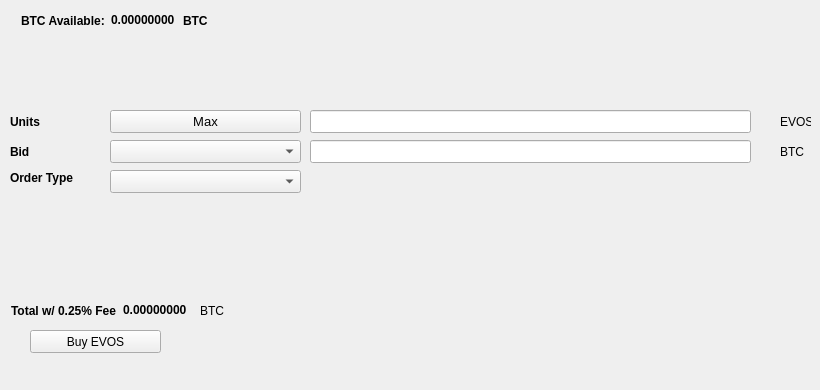
   <widget class="QWidget" name="BuyTab">
    <attribute name="title">
     <string>Buy</string>
    </attribute>
    <widget class="QPushButton" name="BuyEVOS">
     <property name="geometry">
      <rect>
       <x>30</x>
       <y>330</y>
       <width>131</width>
       <height>23</height>
      </rect>
     </property>
     <property name="text">
      <string>Buy EVOS</string>
     </property>
     <property name="icon">
      <iconset resource="../evos.qrc">
       <normaloff>:/icons/bitcoin</normaloff>:/icons/bitcoin</iconset>
     </property>
    </widget>
    <widget class="QLabel" name="label_3">
     <property name="geometry">
      <rect>
       <x>10</x>
       <y>110</y>
       <width>46</width>
       <height>23</height>
      </rect>
     </property>
     <property name="font">
      <font>
       <weight>75</weight>
       <bold>true</bold>
      </font>
     </property>
     <property name="text">
      <string>Units</string>
     </property>
    </widget>
    <widget class="QLineEdit" name="UnitsInput">
     <property name="geometry">
      <rect>
       <x>310</x>
       <y>110</y>
       <width>441</width>
       <height>23</height>
      </rect>
     </property>
     <property name="font">
      <font>
       <pointsize>9</pointsize>
       <weight>75</weight>
       <bold>true</bold>
      </font>
     </property>
    </widget>
    <widget class="QLineEdit" name="BuyBidPriceEdit">
     <property name="geometry">
      <rect>
       <x>310</x>
       <y>140</y>
       <width>441</width>
       <height>23</height>
      </rect>
     </property>
     <property name="font">
      <font>
       <pointsize>9</pointsize>
       <weight>75</weight>
       <bold>true</bold>
      </font>
     </property>
    </widget>
    <widget class="QLabel" name="label_4">
     <property name="geometry">
      <rect>
       <x>780</x>
       <y>110</y>
       <width>31</width>
       <height>23</height>
      </rect>
     </property>
     <property name="text">
      <string>EVOS</string>
     </property>
    </widget>
    <widget class="QLabel" name="label_5">
     <property name="geometry">
      <rect>
       <x>780</x>
       <y>140</y>
       <width>31</width>
       <height>23</height>
      </rect>
     </property>
     <property name="text">
      <string>BTC</string>
     </property>
    </widget>
    <widget class="QLabel" name="label_6">
     <property name="geometry">
      <rect>
       <x>10</x>
       <y>140</y>
       <width>46</width>
       <height>23</height>
      </rect>
     </property>
     <property name="font">
      <font>
       <weight>75</weight>
       <bold>true</bold>
      </font>
     </property>
     <property name="text">
      <string>Bid</string>
     </property>
    </widget>
    <widget class="QLabel" name="label_7">
     <property name="geometry">
      <rect>
       <x>10</x>
       <y>170</y>
       <width>91</width>
       <height>16</height>
      </rect>
     </property>
     <property name="font">
      <font>
       <weight>75</weight>
       <bold>true</bold>
      </font>
     </property>
     <property name="text">
      <string>Order Type</string>
     </property>
    </widget>
    <widget class="QPushButton" name="Buy_Max_Amount">
     <property name="geometry">
      <rect>
       <x>110</x>
       <y>110</y>
       <width>191</width>
       <height>23</height>
      </rect>
     </property>
     <property name="font">
      <font>
       <pointsize>10</pointsize>
      </font>
     </property>
     <property name="text">
      <string>Max</string>
     </property>
    </widget>
    <widget class="QComboBox" name="BuyBidcomboBox">
     <property name="geometry">
      <rect>
       <x>110</x>
       <y>140</y>
       <width>191</width>
       <height>23</height>
      </rect>
     </property>
     <property name="font">
      <font>
       <pointsize>10</pointsize>
      </font>
     </property>
    </widget>
    <widget class="QComboBox" name="buyOrdertypeCombo">
     <property name="geometry">
      <rect>
       <x>110</x>
       <y>170</y>
       <width>191</width>
       <height>23</height>
      </rect>
     </property>
     <property name="font">
      <font>
       <pointsize>10</pointsize>
      </font>
     </property>
    </widget>
    <widget class="QWidget" name="layoutWidget1">
     <property name="geometry">
      <rect>
       <x>21</x>
       <y>11</y>
       <width>227</width>
       <height>19</height>
      </rect>
     </property>
     <layout class="QHBoxLayout" name="horizontalLayout_3">
      <item>
       <widget class="QLabel" name="label232">
        <property name="font">
         <font>
          <weight>75</weight>
          <bold>true</bold>
         </font>
        </property>
        <property name="text">
         <string>BTC Available:</string>
        </property>
       </widget>
      </item>
      <item>
       <widget class="QLabel" name="BtcAvailableLbl">
        <property name="palette">
         <palette>
          <active>
           <colorrole role="WindowText">
            <brush brushstyle="SolidPattern">
             <color alpha="255">
              <red>0</red>
              <green>0</green>
              <blue>0</blue>
             </color>
            </brush>
           </colorrole>
           <colorrole role="Button">
            <brush brushstyle="SolidPattern">
             <color alpha="255">
              <red>0</red>
              <green>170</green>
              <blue>0</blue>
             </color>
            </brush>
           </colorrole>
           <colorrole role="Light">
            <brush brushstyle="SolidPattern">
             <color alpha="255">
              <red>0</red>
              <green>255</green>
              <blue>0</blue>
             </color>
            </brush>
           </colorrole>
           <colorrole role="Midlight">
            <brush brushstyle="SolidPattern">
             <color alpha="255">
              <red>0</red>
              <green>212</green>
              <blue>0</blue>
             </color>
            </brush>
           </colorrole>
           <colorrole role="Dark">
            <brush brushstyle="SolidPattern">
             <color alpha="255">
              <red>0</red>
              <green>85</green>
              <blue>0</blue>
             </color>
            </brush>
           </colorrole>
           <colorrole role="Mid">
            <brush brushstyle="SolidPattern">
             <color alpha="255">
              <red>0</red>
              <green>113</green>
              <blue>0</blue>
             </color>
            </brush>
           </colorrole>
           <colorrole role="Text">
            <brush brushstyle="SolidPattern">
             <color alpha="255">
              <red>0</red>
              <green>170</green>
              <blue>0</blue>
             </color>
            </brush>
           </colorrole>
           <colorrole role="BrightText">
            <brush brushstyle="SolidPattern">
             <color alpha="255">
              <red>255</red>
              <green>255</green>
              <blue>255</blue>
             </color>
            </brush>
           </colorrole>
           <colorrole role="ButtonText">
            <brush brushstyle="SolidPattern">
             <color alpha="255">
              <red>0</red>
              <green>0</green>
              <blue>0</blue>
             </color>
            </brush>
           </colorrole>
           <colorrole role="Base">
            <brush brushstyle="SolidPattern">
             <color alpha="255">
              <red>255</red>
              <green>255</green>
              <blue>255</blue>
             </color>
            </brush>
           </colorrole>
           <colorrole role="Window">
            <brush brushstyle="SolidPattern">
             <color alpha="255">
              <red>0</red>
              <green>170</green>
              <blue>0</blue>
             </color>
            </brush>
           </colorrole>
           <colorrole role="Shadow">
            <brush brushstyle="SolidPattern">
             <color alpha="255">
              <red>0</red>
              <green>0</green>
              <blue>0</blue>
             </color>
            </brush>
           </colorrole>
           <colorrole role="AlternateBase">
            <brush brushstyle="SolidPattern">
             <color alpha="255">
              <red>127</red>
              <green>212</green>
              <blue>127</blue>
             </color>
            </brush>
           </colorrole>
           <colorrole role="ToolTipBase">
            <brush brushstyle="SolidPattern">
             <color alpha="255">
              <red>255</red>
              <green>255</green>
              <blue>220</blue>
             </color>
            </brush>
           </colorrole>
           <colorrole role="ToolTipText">
            <brush brushstyle="SolidPattern">
             <color alpha="255">
              <red>0</red>
              <green>0</green>
              <blue>0</blue>
             </color>
            </brush>
           </colorrole>
          </active>
          <inactive>
           <colorrole role="WindowText">
            <brush brushstyle="SolidPattern">
             <color alpha="255">
              <red>0</red>
              <green>0</green>
              <blue>0</blue>
             </color>
            </brush>
           </colorrole>
           <colorrole role="Button">
            <brush brushstyle="SolidPattern">
             <color alpha="255">
              <red>0</red>
              <green>170</green>
              <blue>0</blue>
             </color>
            </brush>
           </colorrole>
           <colorrole role="Light">
            <brush brushstyle="SolidPattern">
             <color alpha="255">
              <red>0</red>
              <green>255</green>
              <blue>0</blue>
             </color>
            </brush>
           </colorrole>
           <colorrole role="Midlight">
            <brush brushstyle="SolidPattern">
             <color alpha="255">
              <red>0</red>
              <green>212</green>
              <blue>0</blue>
             </color>
            </brush>
           </colorrole>
           <colorrole role="Dark">
            <brush brushstyle="SolidPattern">
             <color alpha="255">
              <red>0</red>
              <green>85</green>
              <blue>0</blue>
             </color>
            </brush>
           </colorrole>
           <colorrole role="Mid">
            <brush brushstyle="SolidPattern">
             <color alpha="255">
              <red>0</red>
              <green>113</green>
              <blue>0</blue>
             </color>
            </brush>
           </colorrole>
           <colorrole role="Text">
            <brush brushstyle="SolidPattern">
             <color alpha="255">
              <red>0</red>
              <green>170</green>
              <blue>0</blue>
             </color>
            </brush>
           </colorrole>
           <colorrole role="BrightText">
            <brush brushstyle="SolidPattern">
             <color alpha="255">
              <red>255</red>
              <green>255</green>
              <blue>255</blue>
             </color>
            </brush>
           </colorrole>
           <colorrole role="ButtonText">
            <brush brushstyle="SolidPattern">
             <color alpha="255">
              <red>0</red>
              <green>0</green>
              <blue>0</blue>
             </color>
            </brush>
           </colorrole>
           <colorrole role="Base">
            <brush brushstyle="SolidPattern">
             <color alpha="255">
              <red>255</red>
              <green>255</green>
              <blue>255</blue>
             </color>
            </brush>
           </colorrole>
           <colorrole role="Window">
            <brush brushstyle="SolidPattern">
             <color alpha="255">
              <red>0</red>
              <green>170</green>
              <blue>0</blue>
             </color>
            </brush>
           </colorrole>
           <colorrole role="Shadow">
            <brush brushstyle="SolidPattern">
             <color alpha="255">
              <red>0</red>
              <green>0</green>
              <blue>0</blue>
             </color>
            </brush>
           </colorrole>
           <colorrole role="AlternateBase">
            <brush brushstyle="SolidPattern">
             <color alpha="255">
              <red>127</red>
              <green>212</green>
              <blue>127</blue>
             </color>
            </brush>
           </colorrole>
           <colorrole role="ToolTipBase">
            <brush brushstyle="SolidPattern">
             <color alpha="255">
              <red>255</red>
              <green>255</green>
              <blue>220</blue>
             </color>
            </brush>
           </colorrole>
           <colorrole role="ToolTipText">
            <brush brushstyle="SolidPattern">
             <color alpha="255">
              <red>0</red>
              <green>0</green>
              <blue>0</blue>
             </color>
            </brush>
           </colorrole>
          </inactive>
          <disabled>
           <colorrole role="WindowText">
            <brush brushstyle="SolidPattern">
             <color alpha="255">
              <red>0</red>
              <green>85</green>
              <blue>0</blue>
             </color>
            </brush>
           </colorrole>
           <colorrole role="Button">
            <brush brushstyle="SolidPattern">
             <color alpha="255">
              <red>0</red>
              <green>170</green>
              <blue>0</blue>
             </color>
            </brush>
           </colorrole>
           <colorrole role="Light">
            <brush brushstyle="SolidPattern">
             <color alpha="255">
              <red>0</red>
              <green>255</green>
              <blue>0</blue>
             </color>
            </brush>
           </colorrole>
           <colorrole role="Midlight">
            <brush brushstyle="SolidPattern">
             <color alpha="255">
              <red>0</red>
              <green>212</green>
              <blue>0</blue>
             </color>
            </brush>
           </colorrole>
           <colorrole role="Dark">
            <brush brushstyle="SolidPattern">
             <color alpha="255">
              <red>0</red>
              <green>85</green>
              <blue>0</blue>
             </color>
            </brush>
           </colorrole>
           <colorrole role="Mid">
            <brush brushstyle="SolidPattern">
             <color alpha="255">
              <red>0</red>
              <green>113</green>
              <blue>0</blue>
             </color>
            </brush>
           </colorrole>
           <colorrole role="Text">
            <brush brushstyle="SolidPattern">
             <color alpha="255">
              <red>0</red>
              <green>85</green>
              <blue>0</blue>
             </color>
            </brush>
           </colorrole>
           <colorrole role="BrightText">
            <brush brushstyle="SolidPattern">
             <color alpha="255">
              <red>255</red>
              <green>255</green>
              <blue>255</blue>
             </color>
            </brush>
           </colorrole>
           <colorrole role="ButtonText">
            <brush brushstyle="SolidPattern">
             <color alpha="255">
              <red>0</red>
              <green>85</green>
              <blue>0</blue>
             </color>
            </brush>
           </colorrole>
           <colorrole role="Base">
            <brush brushstyle="SolidPattern">
             <color alpha="255">
              <red>0</red>
              <green>170</green>
              <blue>0</blue>
             </color>
            </brush>
           </colorrole>
           <colorrole role="Window">
            <brush brushstyle="SolidPattern">
             <color alpha="255">
              <red>0</red>
              <green>170</green>
              <blue>0</blue>
             </color>
            </brush>
           </colorrole>
           <colorrole role="Shadow">
            <brush brushstyle="SolidPattern">
             <color alpha="255">
              <red>0</red>
              <green>0</green>
              <blue>0</blue>
             </color>
            </brush>
           </colorrole>
           <colorrole role="AlternateBase">
            <brush brushstyle="SolidPattern">
             <color alpha="255">
              <red>0</red>
              <green>170</green>
              <blue>0</blue>
             </color>
            </brush>
           </colorrole>
           <colorrole role="ToolTipBase">
            <brush brushstyle="SolidPattern">
             <color alpha="255">
              <red>255</red>
              <green>255</green>
              <blue>220</blue>
             </color>
            </brush>
           </colorrole>
           <colorrole role="ToolTipText">
            <brush brushstyle="SolidPattern">
             <color alpha="255">
              <red>0</red>
              <green>0</green>
              <blue>0</blue>
             </color>
            </brush>
           </colorrole>
          </disabled>
         </palette>
        </property>
        <property name="font">
         <font>
          <weight>75</weight>
          <bold>true</bold>
         </font>
        </property>
        <property name="text">
         <string>0.00000000</string>
        </property>
        <property name="textInteractionFlags">
         <set>Qt::LinksAccessibleByMouse|Qt::TextSelectableByKeyboard|Qt::TextSelectableByMouse</set>
        </property>
       </widget>
      </item>
      <item>
       <widget class="QLabel" name="BtcAvailableLbl_2">
        <property name="font">
         <font>
          <weight>75</weight>
          <bold>true</bold>
         </font>
        </property>
        <property name="text">
         <string>BTC</string>
        </property>
       </widget>
      </item>
     </layout>
    </widget>
    <widget class="QWidget" name="layoutWidge2">
     <property name="geometry">
      <rect>
       <x>11</x>
       <y>301</y>
       <width>259</width>
       <height>19</height>
      </rect>
     </property>
     <layout class="QHBoxLayout" name="horizontalLayout_4">
      <item>
       <widget class="QLabel" name="label_9">
        <property name="font">
         <font>
          <weight>75</weight>
          <bold>true</bold>
         </font>
        </property>
        <property name="text">
         <string>Total w/ 0.25% Fee</string>
        </property>
       </widget>
      </item>
      <item>
       <widget class="QLabel" name="BuyCostLabel">
        <property name="palette">
         <palette>
          <active>
           <colorrole role="WindowText">
            <brush brushstyle="SolidPattern">
             <color alpha="255">
              <red>0</red>
              <green>0</green>
              <blue>0</blue>
             </color>
            </brush>
           </colorrole>
           <colorrole role="Button">
            <brush brushstyle="SolidPattern">
             <color alpha="255">
              <red>0</red>
              <green>170</green>
              <blue>0</blue>
             </color>
            </brush>
           </colorrole>
           <colorrole role="Light">
            <brush brushstyle="SolidPattern">
             <color alpha="255">
              <red>0</red>
              <green>255</green>
              <blue>0</blue>
             </color>
            </brush>
           </colorrole>
           <colorrole role="Midlight">
            <brush brushstyle="SolidPattern">
             <color alpha="255">
              <red>0</red>
              <green>212</green>
              <blue>0</blue>
             </color>
            </brush>
           </colorrole>
           <colorrole role="Dark">
            <brush brushstyle="SolidPattern">
             <color alpha="255">
              <red>0</red>
              <green>85</green>
              <blue>0</blue>
             </color>
            </brush>
           </colorrole>
           <colorrole role="Mid">
            <brush brushstyle="SolidPattern">
             <color alpha="255">
              <red>0</red>
              <green>113</green>
              <blue>0</blue>
             </color>
            </brush>
           </colorrole>
           <colorrole role="Text">
            <brush brushstyle="SolidPattern">
             <color alpha="255">
              <red>0</red>
              <green>170</green>
              <blue>0</blue>
             </color>
            </brush>
           </colorrole>
           <colorrole role="BrightText">
            <brush brushstyle="SolidPattern">
             <color alpha="255">
              <red>255</red>
              <green>255</green>
              <blue>255</blue>
             </color>
            </brush>
           </colorrole>
           <colorrole role="ButtonText">
            <brush brushstyle="SolidPattern">
             <color alpha="255">
              <red>0</red>
              <green>0</green>
              <blue>0</blue>
             </color>
            </brush>
           </colorrole>
           <colorrole role="Base">
            <brush brushstyle="SolidPattern">
             <color alpha="255">
              <red>255</red>
              <green>255</green>
              <blue>255</blue>
             </color>
            </brush>
           </colorrole>
           <colorrole role="Window">
            <brush brushstyle="SolidPattern">
             <color alpha="255">
              <red>0</red>
              <green>170</green>
              <blue>0</blue>
             </color>
            </brush>
           </colorrole>
           <colorrole role="Shadow">
            <brush brushstyle="SolidPattern">
             <color alpha="255">
              <red>0</red>
              <green>0</green>
              <blue>0</blue>
             </color>
            </brush>
           </colorrole>
           <colorrole role="AlternateBase">
            <brush brushstyle="SolidPattern">
             <color alpha="255">
              <red>127</red>
              <green>212</green>
              <blue>127</blue>
             </color>
            </brush>
           </colorrole>
           <colorrole role="ToolTipBase">
            <brush brushstyle="SolidPattern">
             <color alpha="255">
              <red>255</red>
              <green>255</green>
              <blue>220</blue>
             </color>
            </brush>
           </colorrole>
           <colorrole role="ToolTipText">
            <brush brushstyle="SolidPattern">
             <color alpha="255">
              <red>0</red>
              <green>0</green>
              <blue>0</blue>
             </color>
            </brush>
           </colorrole>
          </active>
          <inactive>
           <colorrole role="WindowText">
            <brush brushstyle="SolidPattern">
             <color alpha="255">
              <red>0</red>
              <green>0</green>
              <blue>0</blue>
             </color>
            </brush>
           </colorrole>
           <colorrole role="Button">
            <brush brushstyle="SolidPattern">
             <color alpha="255">
              <red>0</red>
              <green>170</green>
              <blue>0</blue>
             </color>
            </brush>
           </colorrole>
           <colorrole role="Light">
            <brush brushstyle="SolidPattern">
             <color alpha="255">
              <red>0</red>
              <green>255</green>
              <blue>0</blue>
             </color>
            </brush>
           </colorrole>
           <colorrole role="Midlight">
            <brush brushstyle="SolidPattern">
             <color alpha="255">
              <red>0</red>
              <green>212</green>
              <blue>0</blue>
             </color>
            </brush>
           </colorrole>
           <colorrole role="Dark">
            <brush brushstyle="SolidPattern">
             <color alpha="255">
              <red>0</red>
              <green>85</green>
              <blue>0</blue>
             </color>
            </brush>
           </colorrole>
           <colorrole role="Mid">
            <brush brushstyle="SolidPattern">
             <color alpha="255">
              <red>0</red>
              <green>113</green>
              <blue>0</blue>
             </color>
            </brush>
           </colorrole>
           <colorrole role="Text">
            <brush brushstyle="SolidPattern">
             <color alpha="255">
              <red>0</red>
              <green>170</green>
              <blue>0</blue>
             </color>
            </brush>
           </colorrole>
           <colorrole role="BrightText">
            <brush brushstyle="SolidPattern">
             <color alpha="255">
              <red>255</red>
              <green>255</green>
              <blue>255</blue>
             </color>
            </brush>
           </colorrole>
           <colorrole role="ButtonText">
            <brush brushstyle="SolidPattern">
             <color alpha="255">
              <red>0</red>
              <green>0</green>
              <blue>0</blue>
             </color>
            </brush>
           </colorrole>
           <colorrole role="Base">
            <brush brushstyle="SolidPattern">
             <color alpha="255">
              <red>255</red>
              <green>255</green>
              <blue>255</blue>
             </color>
            </brush>
           </colorrole>
           <colorrole role="Window">
            <brush brushstyle="SolidPattern">
             <color alpha="255">
              <red>0</red>
              <green>170</green>
              <blue>0</blue>
             </color>
            </brush>
           </colorrole>
           <colorrole role="Shadow">
            <brush brushstyle="SolidPattern">
             <color alpha="255">
              <red>0</red>
              <green>0</green>
              <blue>0</blue>
             </color>
            </brush>
           </colorrole>
           <colorrole role="AlternateBase">
            <brush brushstyle="SolidPattern">
             <color alpha="255">
              <red>127</red>
              <green>212</green>
              <blue>127</blue>
             </color>
            </brush>
           </colorrole>
           <colorrole role="ToolTipBase">
            <brush brushstyle="SolidPattern">
             <color alpha="255">
              <red>255</red>
              <green>255</green>
              <blue>220</blue>
             </color>
            </brush>
           </colorrole>
           <colorrole role="ToolTipText">
            <brush brushstyle="SolidPattern">
             <color alpha="255">
              <red>0</red>
              <green>0</green>
              <blue>0</blue>
             </color>
            </brush>
           </colorrole>
          </inactive>
          <disabled>
           <colorrole role="WindowText">
            <brush brushstyle="SolidPattern">
             <color alpha="255">
              <red>0</red>
              <green>85</green>
              <blue>0</blue>
             </color>
            </brush>
           </colorrole>
           <colorrole role="Button">
            <brush brushstyle="SolidPattern">
             <color alpha="255">
              <red>0</red>
              <green>170</green>
              <blue>0</blue>
             </color>
            </brush>
           </colorrole>
           <colorrole role="Light">
            <brush brushstyle="SolidPattern">
             <color alpha="255">
              <red>0</red>
              <green>255</green>
              <blue>0</blue>
             </color>
            </brush>
           </colorrole>
           <colorrole role="Midlight">
            <brush brushstyle="SolidPattern">
             <color alpha="255">
              <red>0</red>
              <green>212</green>
              <blue>0</blue>
             </color>
            </brush>
           </colorrole>
           <colorrole role="Dark">
            <brush brushstyle="SolidPattern">
             <color alpha="255">
              <red>0</red>
              <green>85</green>
              <blue>0</blue>
             </color>
            </brush>
           </colorrole>
           <colorrole role="Mid">
            <brush brushstyle="SolidPattern">
             <color alpha="255">
              <red>0</red>
              <green>113</green>
              <blue>0</blue>
             </color>
            </brush>
           </colorrole>
           <colorrole role="Text">
            <brush brushstyle="SolidPattern">
             <color alpha="255">
              <red>0</red>
              <green>85</green>
              <blue>0</blue>
             </color>
            </brush>
           </colorrole>
           <colorrole role="BrightText">
            <brush brushstyle="SolidPattern">
             <color alpha="255">
              <red>255</red>
              <green>255</green>
              <blue>255</blue>
             </color>
            </brush>
           </colorrole>
           <colorrole role="ButtonText">
            <brush brushstyle="SolidPattern">
             <color alpha="255">
              <red>0</red>
              <green>85</green>
              <blue>0</blue>
             </color>
            </brush>
           </colorrole>
           <colorrole role="Base">
            <brush brushstyle="SolidPattern">
             <color alpha="255">
              <red>0</red>
              <green>170</green>
              <blue>0</blue>
             </color>
            </brush>
           </colorrole>
           <colorrole role="Window">
            <brush brushstyle="SolidPattern">
             <color alpha="255">
              <red>0</red>
              <green>170</green>
              <blue>0</blue>
             </color>
            </brush>
           </colorrole>
           <colorrole role="Shadow">
            <brush brushstyle="SolidPattern">
             <color alpha="255">
              <red>0</red>
              <green>0</green>
              <blue>0</blue>
             </color>
            </brush>
           </colorrole>
           <colorrole role="AlternateBase">
            <brush brushstyle="SolidPattern">
             <color alpha="255">
              <red>0</red>
              <green>170</green>
              <blue>0</blue>
             </color>
            </brush>
           </colorrole>
           <colorrole role="ToolTipBase">
            <brush brushstyle="SolidPattern">
             <color alpha="255">
              <red>255</red>
              <green>255</green>
              <blue>220</blue>
             </color>
            </brush>
           </colorrole>
           <colorrole role="ToolTipText">
            <brush brushstyle="SolidPattern">
             <color alpha="255">
              <red>0</red>
              <green>0</green>
              <blue>0</blue>
             </color>
            </brush>
           </colorrole>
          </disabled>
         </palette>
        </property>
        <property name="font">
         <font>
          <weight>75</weight>
          <bold>true</bold>
         </font>
        </property>
        <property name="autoFillBackground">
         <bool>false</bool>
        </property>
        <property name="text">
         <string>0.00000000</string>
        </property>
        <property name="textInteractionFlags">
         <set>Qt::LinksAccessibleByMouse|Qt::TextSelectableByMouse</set>
        </property>
       </widget>
      </item>
      <item>
       <widget class="QLabel" name="label_10">
        <property name="font">
         <font>
          <weight>50</weight>
          <bold>false</bold>
         </font>
        </property>
        <property name="text">
         <string>BTC</string>
        </property>
       </widget>
      </item>
     </layout>
    </widget>
    <widget class="QLabel" name="label_24">
     <property name="geometry">
      <rect>
       <x>460</x>
       <y>300</y>
       <width>281</width>
       <height>81</height>
      </rect>
     </property>
     <property name="text">
      <string/>
     </property>
     <property name="pixmap">
      <pixmap>:/images/bittrex</pixmap>
     </property>
    </widget>
   </widget>
